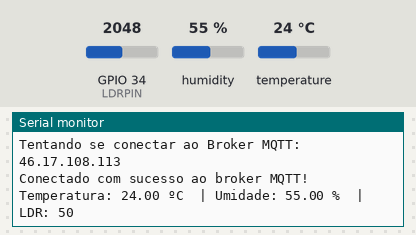
Recording of a sketch running on a simulated ESP32. Parts: the last lines printed to the serial monitor. The inputs (shaded band) are chosen by the test bench; at power-on: humidity 55 %, GPIO 34 (LDRPIN) = 2048, temperature 24 °C. WiFi joins after 1.5 s; servers stay silent unless stated; no MQTT or app messages arrive unless stated.

Above: at 2.7 s.
2.8 s: humidity set to 22 %
At 4.9 s:
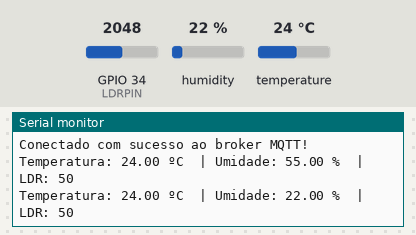
5.5 s: GPIO 34 (LDRPIN) set to 2866
At 6.6 s:
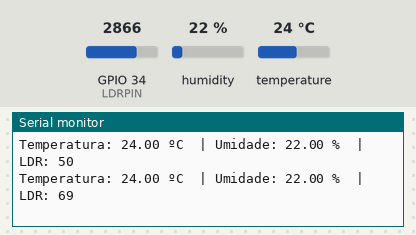
8.2 s: temperature set to 12 °C
At 10.2 s:
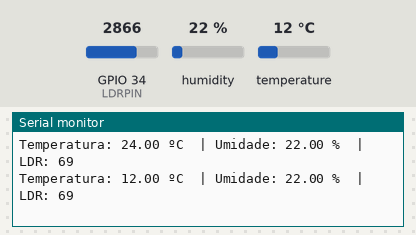
10.9 s: GPIO 34 (LDRPIN) set to 3603
At 11.9 s:
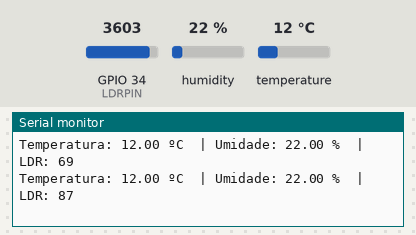
13.6 s: humidity set to 40 %
At 14.9 s:
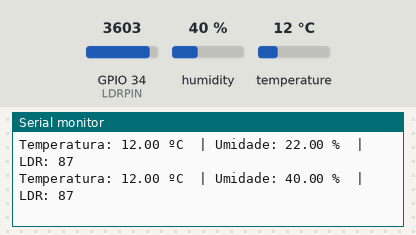
Timing chart, 0 to 16.6 s (numbered marks = the images above; inputs shaded):
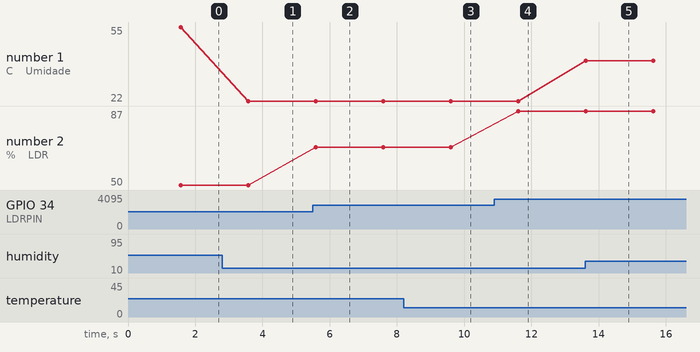

The sketch:

sketch.ino
```cpp
#include <WiFi.h>
#include <PubSubClient.h>
#include <DHT.h>

// Configurações - variáveis editáveis
const char* default_SSID = "Wokwi-GUEST"; // Nome da rede Wi-Fi, importante a sua rede wi-fi ter suporte a dispositivos de 2,4GHz devido ao ESP32 utilizar essa frequência
const char* default_PASSWORD = ""; // Senha da rede Wi-Fi
const char* default_BROKER_MQTT = "46.17.108.113"; // IP do Broker MQTT
const int default_BROKER_PORT = 1883; // Porta do Broker MQTT
const char* default_TOPICO_SUBSCRIBE = "/TEF/hosp051/cmd"; // Tópico MQTT de escuta
const char* default_TOPICO_PUBLISH_1 = "/TEF/hosp051/attrs"; // Tópico MQTT de envio de informações para Broker
const char* default_TOPICO_PUBLISH_2 = "/TEF/hosp051/attrs/p"; // Tópico MQTT de envio de informações para Broker
const char* default_ID_MQTT = "fiware_051"; // ID MQTT
const int default_D4 = 2; // Pino do LED onboard
// Declaração da variável para o prefixo do tópico
const char* topicPrefix = "hosp051";

// Pinos dos sensores
#define DHTPIN 4  // Pino do DHT22
#define LDRPIN 34 // Pino do LDR

// Inicialização do DHT22
#define DHTTYPE DHT22
DHT dht(DHTPIN, DHTTYPE);

// Variáveis para Wi-Fi e MQTT
WiFiClient espClient;
PubSubClient MQTT(espClient);

void initSerial() {
    Serial.begin(115200);
}

void initWiFi() {
    delay(10);
    Serial.println("------Conexão WI-FI------");
    Serial.print("Conectando-se na rede: ");
    Serial.println(default_SSID);
    Serial.println("Aguarde...");

    WiFi.begin(default_SSID, default_PASSWORD);

    while (WiFi.status() != WL_CONNECTED) {
        delay(500);
        Serial.print(".");
    }

    Serial.println();
    Serial.println("Conectado com sucesso!");
    Serial.print("IP obtido: ");
    Serial.println(WiFi.localIP());
}

void initMQTT() {
    MQTT.setServer(default_BROKER_MQTT, default_BROKER_PORT);
}

void reconnectMQTT() {
    while (!MQTT.connected()) {
        Serial.print("Tentando se conectar ao Broker MQTT: ");
        Serial.println(default_BROKER_MQTT);

        if (MQTT.connect(default_ID_MQTT)) {
            Serial.println("Conectado com sucesso ao broker MQTT!");
        } else {
            Serial.print("Falha ao conectar, rc=");
            Serial.print(MQTT.state());
            Serial.println(". Tentando novamente em 5 segundos...");
            delay(5000);
        }
    }
}

void sendSensorData() {
    // Lendo o DHT22
    float temperatura = dht.readTemperature();
    float umidade = dht.readHumidity();

    if (isnan(temperatura) || isnan(umidade)) {
        Serial.println("Falha ao ler o sensor DHT22!");
        return;
    }

    // Lendo o LDR
    int ldrValue = map((analogRead(LDRPIN)), 0, 4095, 0, 100);

    // Printando os valores no Serial Monitor
    Serial.print("Temperatura: ");
    Serial.print(temperatura);
    Serial.print(" ºC  | Umidade: ");
    Serial.print(umidade);
    Serial.print(" %  | LDR: ");
    Serial.println(ldrValue);

    // Criando as mensagens para o MQTT
    String dhtPayload = "{\"temperatura\":";
    dhtPayload += String(temperatura);
    dhtPayload += ", \"umidade\":";
    dhtPayload += String(umidade);
    dhtPayload += "}";

    String ldrPayload = "{\"ldr\":";
    ldrPayload += String(ldrValue);
    ldrPayload += "}";

    // Publicando os dados nos tópicos MQTT
    MQTT.publish(default_TOPICO_PUBLISH_2, dhtPayload.c_str());
    MQTT.publish(default_TOPICO_PUBLISH_2, ldrPayload.c_str());
}

void setup() {
    initSerial();
    initWiFi();
    initMQTT();

    // Inicializando o sensor DHT22
    dht.begin();
}

void loop() {
    if (!MQTT.connected()) {
        reconnectMQTT();
    }

    MQTT.loop();

    // Enviar os dados a cada 2 segundos
    sendSensorData();
    delay(2000);
}
```

Measured:
- after the input at 2.8 s, the serial monitor: prints a new line after 0.78 s (image 1)
- after the input at 5.5 s, the serial monitor: prints a new line after 0.09 s (image 2)
- after the input at 8.2 s, the serial monitor: prints a new line after 1.4 s (image 3)
- after the input at 10.9 s, the serial monitor: prints a new line after 0.71 s (image 4)
- after the input at 13.6 s, the serial monitor: prints a new line at once (image 5)
- plotted number 1: 55 → 22 after the input at 2.8 s, 22 → 40 after the input at 13.6 s
- plotted number 2: 50 → 69 after the input at 5.5 s, 69 → 87 after the input at 10.9 s
